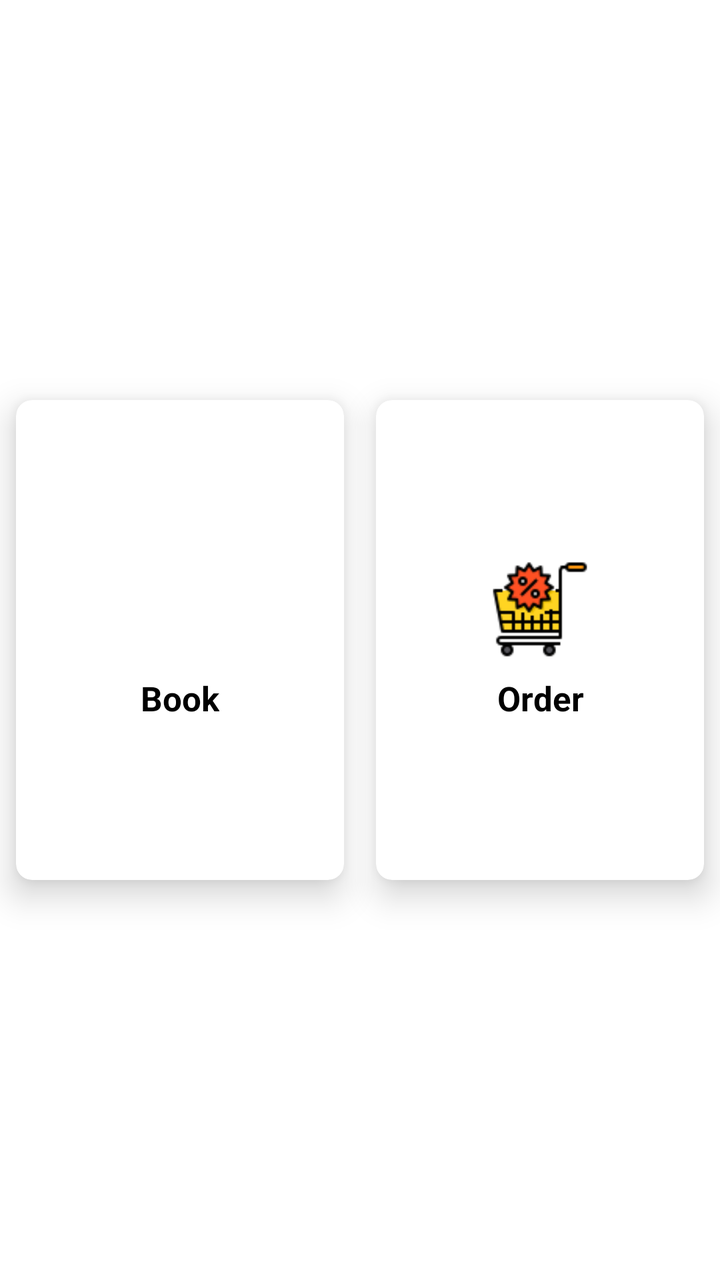
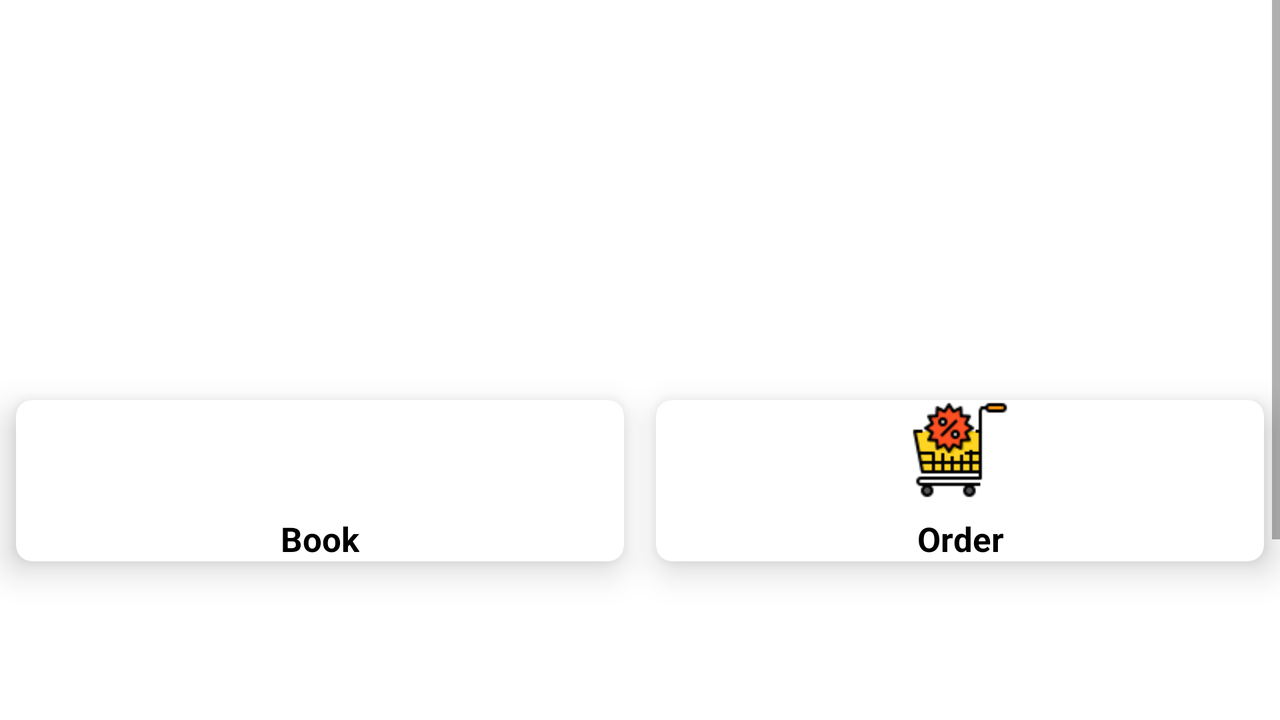

Two renders of one Android screen. The first uses the default layout on a phone; the second uses the alternative layout the repository ships for a different screen configuration, on a matching device. The two XML files are below.
<!-- AndroidManifest.xml: application theme AppTheme -->
<!-- res/layout/fragment_transaksi_dashboard.xml -->
<?xml version="1.0" encoding="utf-8"?>
<FrameLayout xmlns:android="http://schemas.android.com/apk/res/android"
    android:id="@+id/dashboard"
    xmlns:app="http://schemas.android.com/apk/res-auto"
    xmlns:tools="http://schemas.android.com/tools"
    android:layout_width="match_parent"
    android:layout_height="match_parent"
    android:background="@color/bg_color"
    tools:context=".ui.dashboard.TransaksiDashboardFragment">



    
    <GridLayout
        android:layout_width="match_parent"
        android:layout_height="match_parent"
        android:rowCount="2"
        android:columnCount="2">

        <androidx.cardview.widget.CardView
            android:id="@+id/book"
            android:layout_width="wrap_content"
            android:layout_height="wrap_content"
            android:layout_row="0"
            android:layout_rowWeight="1"
            android:layout_column="0"
            android:layout_columnWeight="1"
            android:layout_gravity="fill"
            android:layout_margin="8dp"
            android:layout_marginTop="200dp"
            android:layout_marginBottom="200dp"
            app:cardCornerRadius="8dp"
            app:cardElevation="10dp">

            <LinearLayout
                android:layout_width="wrap_content"
                android:layout_height="wrap_content"
                android:layout_gravity="center_vertical|center_horizontal"
                android:gravity="center"
                android:orientation="vertical">

                <ImageView
                    android:layout_width="50dp"
                    android:layout_height="50dp"
                    android:src="@drawable/booking_img_64" />

                <TextView
                    android:layout_width="wrap_content"
                    android:layout_height="wrap_content"
                    android:layout_marginTop="8dp"
                    android:text="Book"
                    android:textAlignment="center"
                    android:textColor="@color/PrimaryText"
                    android:textSize="17dp"
                    android:textStyle="bold" />
            </LinearLayout>
        </androidx.cardview.widget.CardView>
        <androidx.cardview.widget.CardView
            android:id="@+id/order"
            android:layout_width="wrap_content"
            android:layout_height="wrap_content"
            android:layout_marginTop="200dp"
            android:layout_marginBottom="200dp"
            android:layout_row="0"
            android:layout_column="1"
            android:layout_gravity="fill"
            android:layout_rowWeight="1"
            android:layout_columnWeight="1"
            android:layout_margin="8dp"
            app:cardCornerRadius="8dp"
            app:cardElevation="10dp">
            <LinearLayout
                android:layout_width="wrap_content"
                android:layout_height="wrap_content"
                android:orientation="vertical"
                android:gravity="center"
                android:layout_gravity="center_vertical|center_horizontal">
                <ImageView
                    android:layout_width="50dp"
                    android:layout_height="50dp"
                    android:src="@drawable/cart_img_64" />
                <TextView
                    android:layout_marginTop="8dp"
                    android:layout_width="wrap_content"
                    android:layout_height="wrap_content"
                    android:text="Order"
                    android:textSize="17dp"
                    android:textColor="@color/PrimaryText"
                    android:textStyle="bold"
                    android:textAlignment="center"/>
            </LinearLayout>
        </androidx.cardview.widget.CardView>
    </GridLayout>


</FrameLayout>
<!-- resources referenced by this layout -->
<resources>
  <color name="PrimaryText">#000000</color>
  <color name="bg_color">#FFFFFF</color>
  <!-- drawable cart_img_64: png bitmap (drawable-v24, 2408 bytes) -->
  <style name="AppTheme" parent="Theme.MaterialComponents.DayNight.NoActionBar">
          
          <item name="colorPrimary">@color/colorPrimary</item>
          <item name="colorPrimaryDark">@color/colorPrimary</item>
          <item name="colorAccent">@color/colorAccent</item>
          <item name="cardBackgroundColor">@color/colorPrimary</item>
          <item name="drawerArrowStyle">@style/DrawerArrowStyle</item>
  
  
      </style>
  <color name="colorPrimary">#3498DB</color>
  <color name="colorAccent">#03DAC5</color>
  <style name="DrawerArrowStyle" parent="Widget.AppCompat.DrawerArrowToggle">
          <item name="spinBars">true</item>
          <item name="color">#ffffff</item>
      </style>
</resources>
<!-- res/layout-land/fragment_transaksi_dashboard.xml (the author's variant of the layout above) -->
<!-- drawn on the phone turned sideways -->
<?xml version="1.0" encoding="utf-8"?>
<ScrollView
    xmlns:android="http://schemas.android.com/apk/res/android"
    xmlns:app="http://schemas.android.com/apk/res-auto"
    xmlns:tools="http://schemas.android.com/tools"
    android:layout_width="match_parent"
    android:background="@color/bg_color"
    android:layout_height="match_parent"
    android:id="@+id/dashboard"
    tools:context=".ui.dashboard.TransaksiDashboardFragment">

    
    <GridLayout
        android:layout_width="match_parent"
        android:layout_height="match_parent"
        android:rowCount="2"
        android:columnCount="2">

        <androidx.cardview.widget.CardView
            android:id="@+id/book"
            android:layout_width="wrap_content"
            android:layout_height="wrap_content"
            android:layout_row="0"
            android:layout_rowWeight="1"
            android:layout_column="0"
            android:layout_columnWeight="1"
            android:layout_gravity="fill"
            android:layout_margin="8dp"
            android:layout_marginTop="200dp"
            android:layout_marginBottom="200dp"
            app:cardCornerRadius="8dp"
            app:cardElevation="10dp">

            <LinearLayout
                android:layout_width="wrap_content"
                android:layout_height="wrap_content"
                android:layout_gravity="center_vertical|center_horizontal"
                android:gravity="center"
                android:orientation="vertical">

                <ImageView
                    android:layout_width="50dp"
                    android:layout_height="50dp"
                    android:src="@drawable/booking_img_64" />

                <TextView
                    android:layout_width="wrap_content"
                    android:layout_height="wrap_content"
                    android:layout_marginTop="8dp"
                    android:text="Book"
                    android:textAlignment="center"
                    android:textColor="@color/PrimaryText"
                    android:textSize="17dp"
                    android:textStyle="bold" />
            </LinearLayout>
        </androidx.cardview.widget.CardView>
        <androidx.cardview.widget.CardView
            android:id="@+id/order"
            android:layout_width="wrap_content"
            android:layout_height="wrap_content"
            android:layout_marginTop="200dp"
            android:layout_marginBottom="200dp"
            android:layout_row="0"
            android:layout_column="1"
            android:layout_gravity="fill"
            android:layout_rowWeight="1"
            android:layout_columnWeight="1"
            android:layout_margin="8dp"
            app:cardCornerRadius="8dp"
            app:cardElevation="10dp">
            <LinearLayout
                android:layout_width="wrap_content"
                android:layout_height="wrap_content"
                android:orientation="vertical"
                android:gravity="center"
                android:layout_gravity="center_vertical|center_horizontal">
                <ImageView
                    android:layout_width="50dp"
                    android:layout_height="50dp"
                    android:src="@drawable/cart_img_64" />
                <TextView
                    android:layout_marginTop="8dp"
                    android:layout_width="wrap_content"
                    android:layout_height="wrap_content"
                    android:text="Order"
                    android:textSize="17dp"
                    android:textColor="@color/PrimaryText"
                    android:textStyle="bold"
                    android:textAlignment="center"/>
            </LinearLayout>
        </androidx.cardview.widget.CardView>
    </GridLayout>
</ScrollView>
